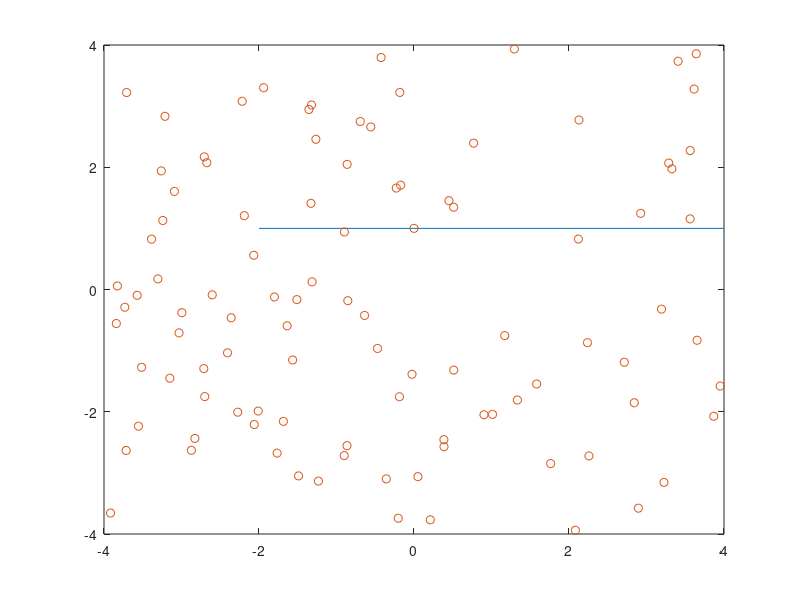

This figure's MATLAB source: (Note: this script raises an error after producing the figure.)

clear all;
close all
N = 100;
A1 = -2;
B1 = 4;
A = [A1,1]; B = [B1,1];
n = [0,1];
tau = [1,0];
X = 2*4*rand(N,2)-4;
X = [X; (2*A + B)/3];

plot([A(1),B(1)],[A(2),B(2)]);
hold on
plot(X(:,1),X(:,2),'o');
[compNorm,compTang] = rlogr(A,B,X,n,tau);

% Comparaison avec la fonction intégrale de matlab
% composante normale :
sol = compNorm; ref = 0*sol;
for i = 1:N
    Xi = X(i,:);
    d = Xi(2);
    a = Xi(1);
    fun = @(y)(d*log(sqrt((y-a).^2 + d^2)));
    ref(i) = integral(fun,A1,B1);
end

norm(ref - sol,'inf')


% composante tangentielle :
sol = compTang; ref = 0*sol;
for i = 1:N
    Xi = X(i,:);
    d = Xi(2);
    a = Xi(1);
    fun = @(y)((y-a).*log(sqrt((y-a).^2 + d^2)));
    ref(i) = integral(fun,A1,B1);
end

norm(ref - sol,'inf')